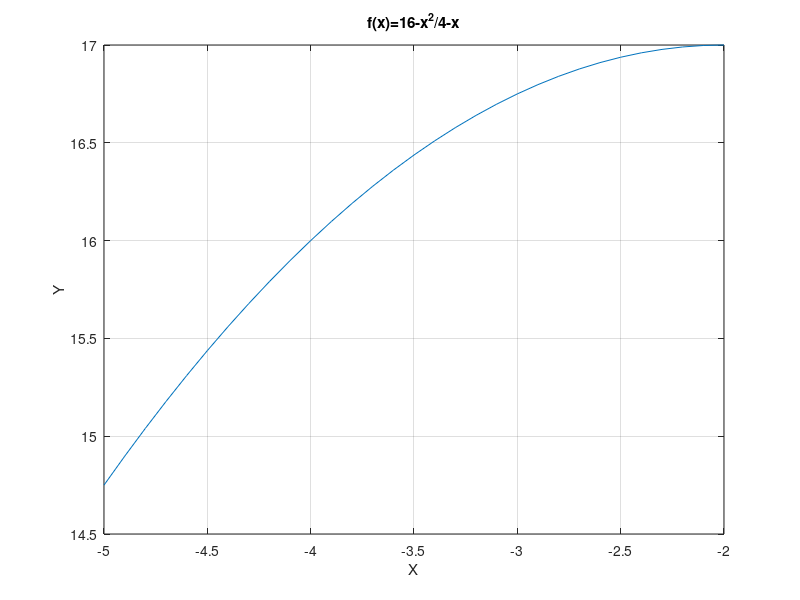

Reproduce this figure in MATLAB.
% Octave Script
% Title       : Funciones
% Description : Graficar  
% Author      : Erika Amairani Leonardo Arce
% Date        : 23 de junio 2021
% Version     : 1
% Notes       : funcion f(x)=16-x^2/4-x


clc

%Grafica
x=-5:0.1:-2;
y=16-(x.^2)/4-x;
% Dibujar grafica
plot(x,y)
grid on; 
% Titulo
title("f(x)=16-x^2/4-x");
% Etiqueta para x
xlabel("X");
% Etiqueta para y
ylabel("Y");